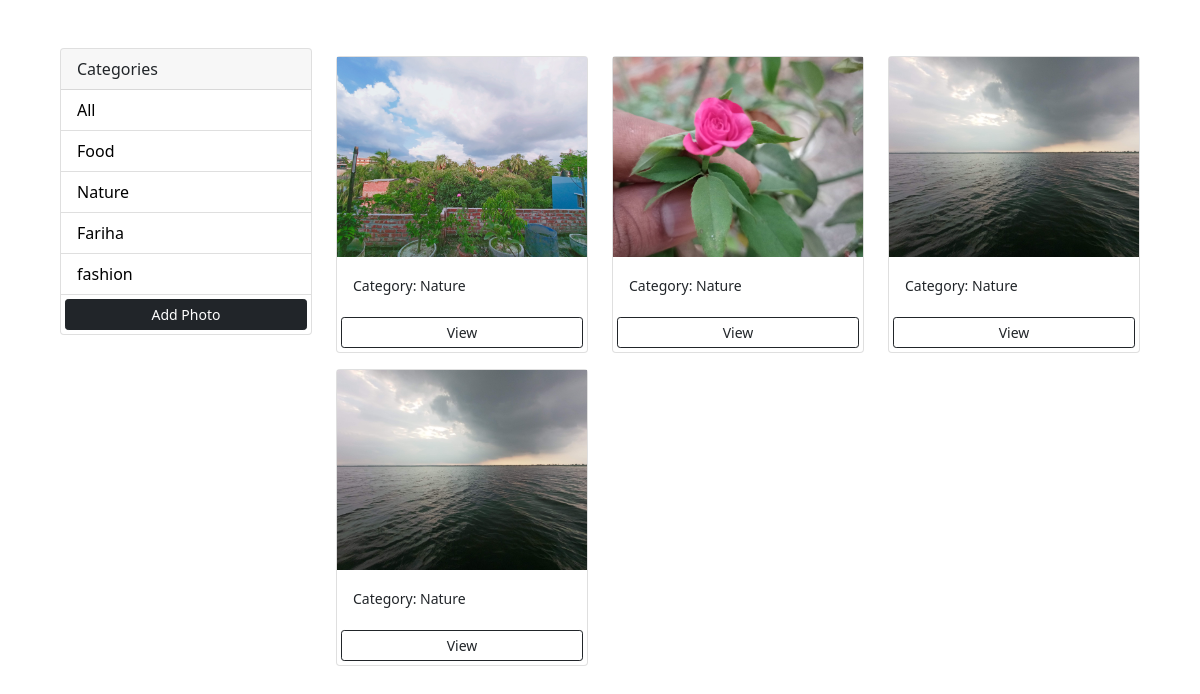
Screenshot of /?category=Nature with the database file from the repository.
### myphotos/models.py (models this page shows, shortened)
class Category(models.Model):
    name = models.CharField(max_length=100, null=False, blank=False)

class Photo(models.Model):
    category = models.ForeignKey(
        Category, on_delete=models.SET_NULL, null=True, blank=True)
    image = models.ImageField(null=False, blank=False)
    description = models.TextField()

### myphotos/views.py (the view)
# urls.py: path('', views.index, name='index'),
def index(request):
    category = request.GET.get('category')
    if category == None:
        photos = Photo.objects.all()
    else:
        photos = Photo.objects.filter(category__name=category)
    categories = Category.objects.all()
    context = {'categories': categories, 'photos': photos}
    return render(request, 'myphotos/index.html', context)

### myphotos/templates/myphotos/index.html (shortened to what this page needs)
<!DOCTYPE html>
<html lang="en">
<head>
    <link href="https://cdn.jsdelivr.net/npm/bootstrap@5.0.0-beta1/dist/css/bootstrap.min.css" rel="stylesheet"
>
</head>
<body class="m-5">
    <div class="container">
        <div class="row">
            <div class="col-md-3">
                <div class="card">
                    <div class="card-header">
                        Categories
                    </div>
                    <ul class="list-group list-group-flush">
                        <li class="list-group-item">
                            <a href="{% url 'index' %}">All</a>
                        </li>
                        {% for category in categories %}
                        <li class=" list-group-item">
                            <a href="{% url 'index' %}?category={{category.name}}">
                                {{category.name}}
                            </a>
                        </li>
                       {% endfor %}
                        <a href="{% url 'addphoto' %}" class="btn btn-dark btn-block btn-sm m-1">Add Photo</a>
                    </ul>
                </div>
            </div>
            <div class="col-md-9">
                <div class="row">
                    {% for photo in photos %}
                    <div class="col-md-4">
                        <div class="card my-2">
                            <img class="image-thumbail" src="{{photo.image.url}}">
                            <div class="card-body">
                                <small>Category: {{photo.category.name}}</small>
                            </div>
                            <a href="{% url 'photo' photo.id %}" class="btn btn-outline-dark btn-sm m-1">View</a>
                        </div>
                    </div>
                    {% empty %}
                    <h3>no photos</h3>
                    {% endfor %}
                </div>
            </div>
        </div>
    </div>
</body>
</html>

### myphotos/templates/myphotos/index.html (style rules this page uses)
.image-thumbail { height: 200px; object-fit: cover; }
.list-group-item a { text-decoration: none; color: black; }

### rows the page displays
Category: name "Food"
Category: name "Nature"
Category: name "Fariha"
Category: name "fashion"
Photo: image (picture), category.name "Nature"
Photo: image (picture), category.name "Nature"
Photo: image (picture), category.name "Nature"
Photo: image (picture), category.name "Nature"
